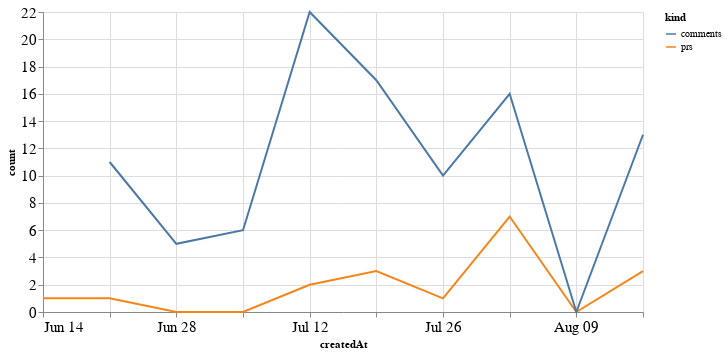

The cell this chart's notebook holds for it:
### Code cell
alt.Chart(total_time, width=600).mark_line().encode(
    x='createdAt',
    y='count',
    color='kind'
)

### Figure 1 — Vega-Lite specification as saved in the notebook (floating-point values rounded to 4 significant figures)
{"config": {"axisLeft": {"labelFontSize": 15}, "axisBottom": {"labelFontSize": 15}}, "data": {"name": "data-8453535e104284d27ecc0583f76d4a33"}, "mark": "line", "encoding": {"color": {"type": "nominal", "field": "kind"}, "x": {"type": "temporal", "field": "createdAt"}, "y": {"type": "quantitative", "field": "count"}}, "width": 600, "$schema": "https://vega.github.io/schema/vega-lite/v4.8.1.json", "datasets": {"data-8453535e104284d27ecc0583f76d4a33": [{"createdAt": "2020-06-14T00:00:00", "kind": "prs", "count": 1.0}, {"createdAt": "2020-06-21T00:00:00", "kind": "prs", "count": 1.0}, {"createdAt": "2020-06-28T00:00:00", "kind": "prs", "count": 0.0}, {"createdAt": "2020-07-05T00:00:00", "kind": "prs", "count": 0.0}, {"createdAt": "2020-07-12T00:00:00", "kind": "prs", "count": 2.0}, {"createdAt": "2020-07-19T00:00:00", "kind": "prs", "count": 3.0}, {"createdAt": "2020-07-26T00:00:00", "kind": "prs", "count": 1.0}, {"createdAt": "2020-08-02T00:00:00", "kind": "prs", "count": 7.0}, {"createdAt": "2020-08-09T00:00:00", "kind": "prs", "count": 0.0}, {"createdAt": "2020-08-16T00:00:00", "kind": "prs", "count": 3.0}, {"createdAt": "2020-06-14T00:00:00", "kind": "comments", "count": null}, {"createdAt": "2020-06-21T00:00:00", "kind": "comments", "count": 11.0}, {"createdAt": "2020-06-28T00:00:00", "kind": "comments", "count": 5.0}, {"createdAt": "2020-07-05T00:00:00", "kind": "comments", "count": 6.0}, {"createdAt": "2020-07-12T00:00:00", "kind": "comments", "count": 22.0}, {"createdAt": "2020-07-19T00:00:00", "kind": "comments", "count": 17.0}, {"createdAt": "2020-07-26T00:00:00", "kind": "comments", "count": 10.0}, {"createdAt": "2020-08-02T00:00:00", "kind": "comments", "count": 16.0}, {"createdAt": "2020-08-09T00:00:00", "kind": "comments", "count": 0.0}, {"createdAt": "2020-08-16T00:00:00", "kind": "comments", "count": 13.0}]}}
